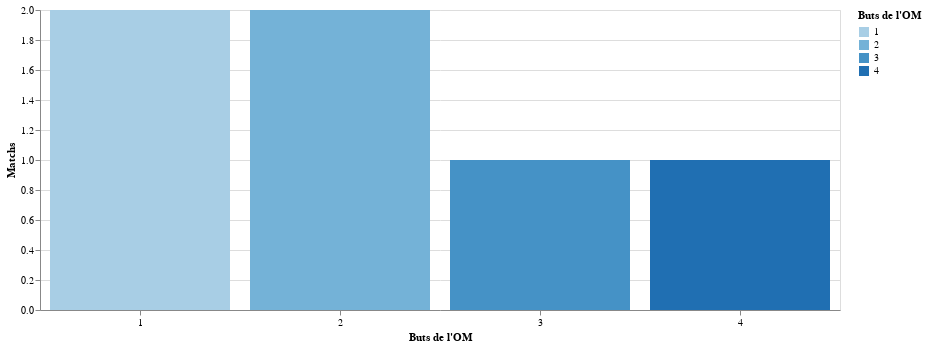

Here is the notebook cell this chart was saved with:
### Code cell
alt.Chart(matchs_saison[["Buts_OM"]]).mark_bar().encode(
    x=alt.X("Buts_OM:O", title="Buts de l'OM", axis=alt.Axis(labelAngle=0)),
    y=alt.Y("count():Q", title='Matchs'),
    color=alt.Color("Buts_OM:O", scale=alt.Scale(scheme='blues'), title='Buts de l\'OM'),
    tooltip=[alt.Tooltip("Buts_OM:O", title="Buts de l'OM"), alt.Tooltip("count():Q", title="Nb Matches")]
).properties(
    width=DEFAULT_WIDTH
)

### Figure 1 — Vega-Lite specification as saved in the notebook (floating-point values rounded to 4 significant figures)
{"config": {"view": {"continuousWidth": 400, "continuousHeight": 300}}, "data": {"name": "data-03a6b5eaf4f84a8db28e484639df1c11"}, "mark": "bar", "encoding": {"color": {"field": "Buts_OM", "scale": {"scheme": "blues"}, "title": "Buts de l'OM", "type": "ordinal"}, "tooltip": [{"field": "Buts_OM", "title": "Buts de l'OM", "type": "ordinal"}, {"aggregate": "count", "title": "Nb Matches", "type": "quantitative"}], "x": {"axis": {"labelAngle": 0}, "field": "Buts_OM", "title": "Buts de l'OM", "type": "ordinal"}, "y": {"aggregate": "count", "title": "Matchs", "type": "quantitative"}}, "width": 800, "$schema": "https://vega.github.io/schema/vega-lite/v4.17.0.json", "datasets": {"data-03a6b5eaf4f84a8db28e484639df1c11": [{"Buts_OM": 1}, {"Buts_OM": 2}, {"Buts_OM": 3}, {"Buts_OM": 1}, {"Buts_OM": 2}, {"Buts_OM": 4}]}}
